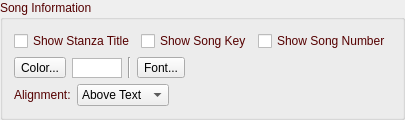
       <widget class="QGroupBox" name="groupBoxSongInfo2">
        <property name="palette">
         <palette>
          <active>
           <colorrole role="WindowText">
            <brush brushstyle="SolidPattern">
             <color alpha="255">
              <red>85</red>
              <green>0</green>
              <blue>0</blue>
             </color>
            </brush>
           </colorrole>
          </active>
          <inactive>
           <colorrole role="WindowText">
            <brush brushstyle="SolidPattern">
             <color alpha="255">
              <red>85</red>
              <green>0</green>
              <blue>0</blue>
             </color>
            </brush>
           </colorrole>
          </inactive>
          <disabled>
           <colorrole role="WindowText">
            <brush brushstyle="SolidPattern">
             <color alpha="255">
              <red>120</red>
              <green>120</green>
              <blue>120</blue>
             </color>
            </brush>
           </colorrole>
          </disabled>
         </palette>
        </property>
        <property name="title">
         <string>Song Information</string>
        </property>
        <layout class="QVBoxLayout" name="verticalLayout_2">
         <item>
          <layout class="QHBoxLayout" name="horizontalLayout_9">
           <item>
            <widget class="QCheckBox" name="checkBoxStanzaTitle2">
             <property name="text">
              <string>Show Stanza Title</string>
             </property>
            </widget>
           </item>
           <item>
            <widget class="QCheckBox" name="checkBoxSongKey2">
             <property name="text">
              <string>Show Song Key</string>
             </property>
            </widget>
           </item>
           <item>
            <widget class="QCheckBox" name="checkBoxSongNumber2">
             <property name="text">
              <string>Show Song Number</string>
             </property>
            </widget>
           </item>
          </layout>
         </item>
         <item>
          <layout class="QHBoxLayout" name="horizontalLayout_10">
           <item>
            <widget class="QToolButton" name="toolButtonInfoColor2">
             <property name="text">
              <string>Color...</string>
             </property>
            </widget>
           </item>
           <item>
            <widget class="QGraphicsView" name="graphicViewInfoColor2">
             <property name="sizePolicy">
              <sizepolicy hsizetype="Minimum" vsizetype="Fixed">
               <horstretch>0</horstretch>
               <verstretch>0</verstretch>
              </sizepolicy>
             </property>
             <property name="minimumSize">
              <size>
               <width>50</width>
               <height>20</height>
              </size>
             </property>
             <property name="maximumSize">
              <size>
               <width>50</width>
               <height>19</height>
              </size>
             </property>
            </widget>
           </item>
           <item>
            <widget class="Line" name="line_4">
             <property name="orientation">
              <enum>Qt::Vertical</enum>
             </property>
            </widget>
           </item>
           <item>
            <widget class="QToolButton" name="toolButtonInfoFont2">
             <property name="text">
              <string>Font...</string>
             </property>
            </widget>
           </item>
           <item>
            <widget class="QLabel" name="labelInfoFont2">
             <property name="text">
              <string/>
             </property>
            </widget>
           </item>
          </layout>
         </item>
         <item>
          <layout class="QHBoxLayout" name="horizontalLayout_21">
           <item>
            <widget class="QLabel" name="labelAlingSongInfo2">
             <property name="text">
              <string>Alignment:</string>
             </property>
            </widget>
           </item>
           <item>
            <widget class="QComboBox" name="comboBoxInfoAlign2">
             <item>
              <property name="text">
               <string>Above Text</string>
              </property>
             </item>
             <item>
              <property name="text">
               <string>Below Text</string>
              </property>
             </item>
            </widget>
           </item>
           <item>
            <spacer name="horizontalSpacer_4">
             <property name="orientation">
              <enum>Qt::Horizontal</enum>
             </property>
             <property name="sizeHint" stdset="0">
              <size>
               <width>40</width>
               <height>20</height>
              </size>
             </property>
            </spacer>
           </item>
          </layout>
         </item>
        </layout>
       </widget>
